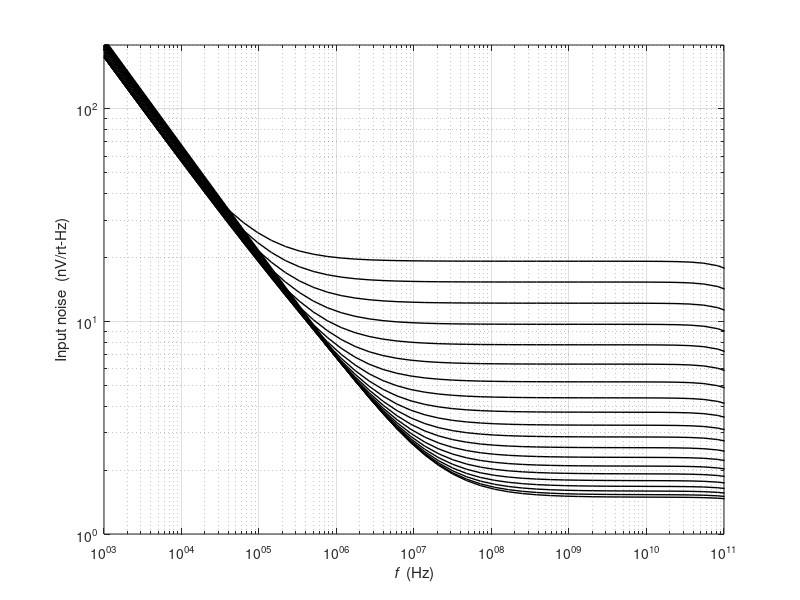

MATLAB code to generate this figure:
% 4.1.4  simulated input-referred noise density
clear all;
close all;
addpath ../../lib

% data ==============
k = 1.3806488e-23;
T = 300;
gamma = 0.8;

% Load Spice data
load('Fig4_8.mat')

% plot
h = figure;
loglog(f, nspot*1e9, 'k-', 'linewidth', 1);
xlabel('{\itf}  (Hz)');
ylabel('Input noise  (nV/rt-Hz)');
axis([1e3 1e11 1 200]);
grid;

%format_and_save(h, 'Fig4_8')
